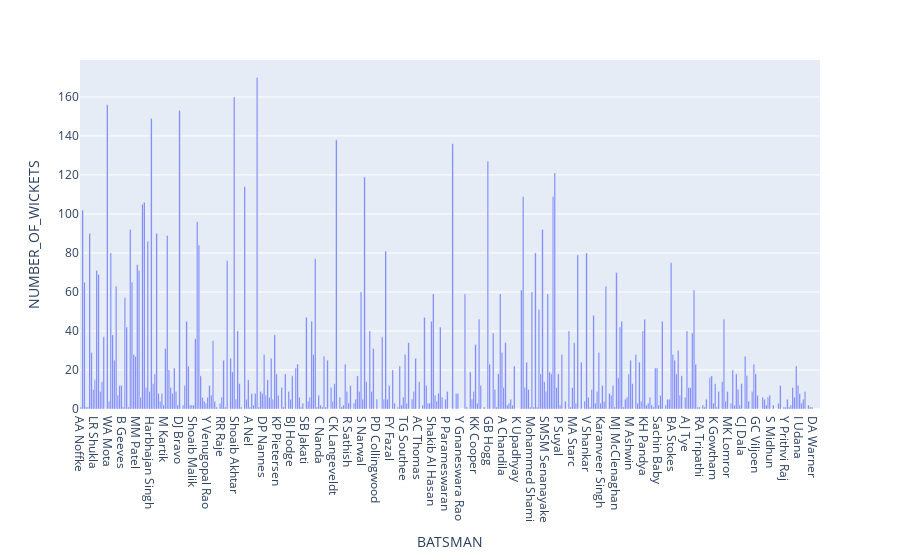

The notebook cell saved with this chart:
### Code cell
wicks_data = pd.DataFrame(dict(BATSMAN = wicks.keys(),NUMBER_OF_WICKETS = wicks.values()))
wicks_graph = px.bar(wicks_data , x = 'BATSMAN',y='NUMBER_OF_WICKETS')
wicks_graph

### Figure 1 — Plotly figure (JSON) as saved in the notebook; plotly's stock layout.template omitted (floating-point values rounded to 4 significant figures; data arrays with more than 128 entries replaced by an {"elided": "..."} marker saying what was removed)
{"data": [{"alignmentgroup": "True", "hovertemplate": "BATSMAN=%{x}<br>NUMBER_OF_WICKETS=%{y}<extra></extra>", "legendgroup": "", "marker": {"color": "#636efa", "pattern": {"shape": ""}}, "name": "", "offsetgroup": "", "orientation": "v", "showlegend": false, "textposition": "auto", "type": "bar", "x": {"elided": "420 str values"}, "xaxis": "x", "y": {"elided": "420 int values"}, "yaxis": "y"}], "layout": {"autosize": true, "barmode": "relative", "legend": {"tracegroupgap": 0}, "margin": {"t": 60}, "xaxis": {"anchor": "y", "autorange": true, "domain": [0, 1], "range": [-0.5, 419.5], "title": {"text": "BATSMAN"}, "type": "category"}, "yaxis": {"anchor": "x", "autorange": true, "domain": [0, 1], "range": [0, 178.9], "title": {"text": "NUMBER_OF_WICKETS"}, "type": "linear"}}}
